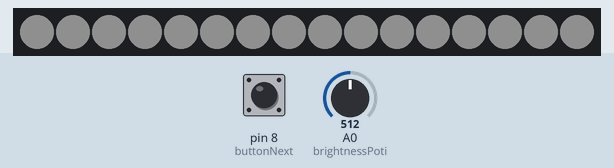
The sketch below on a simulated Arduino Uno, built with avr-gcc and run on an emulated ATmega328P. On the bench: 16 RGB LEDs in strip order, left to right. The test bench sets the inputs (shaded band); at power-on: A0 (brightnessPoti) = 512, pin 8 (buttonNext) LOW. Dim RGB values are drawn brighter than linear.

Above: at 1.2 s.
1.3 s: A0 (brightnessPoti) set to 39
2.8 s: A0 (brightnessPoti) set to 32
At 3.4 s:
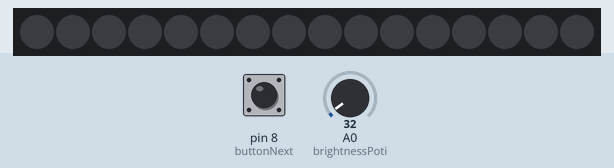
4.3 s: A0 (brightnessPoti) set to 511
At 5.4 s:
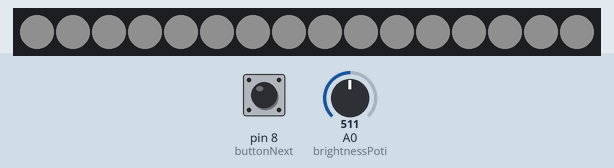
5.8 s: A0 (brightnessPoti) set to 22
At 6.3 s:
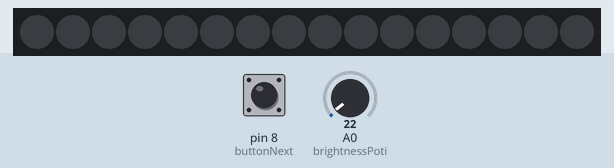
Timing chart, 0 to 8.3 s (numbered marks = the images above; inputs shaded):
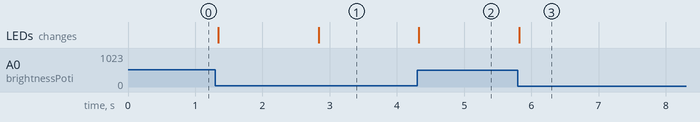

Measured:
- the behaviour switches between 35 and 34 on A0 (brightnessPoti) (found by bisection; images 0 and 1)
- after the input at 2.8 s, the LEDs: change at once (image 1)
- after the input at 4.3 s, the LEDs: change at once (image 2)
- after the input at 5.8 s, the LEDs: change at once (image 3)

The sketch:

Mondbeleuchtung.ino
```cpp
/*
    Basic Pin setup:
    ------------                                  ---u----
    ARDUINO   13|-> SCLK (pin 25)           OUT1 |1     28| OUT channel 0
              12|                           OUT2 |2     27|-> GND (VPRG)
              11|-> SIN (pin 26)            OUT3 |3     26|-> SIN (pin 11)
              10|-> BLANK (pin 23)          OUT4 |4     25|-> SCLK (pin 13)
               9|-> XLAT (pin 24)             .  |5     24|-> XLAT (pin 9)
               8|                             .  |6     23|-> BLANK (pin 10)
               7|                             .  |7     22|-> GND
               6|                             .  |8     21|-> VCC (+5V)
               5|                             .  |9     20|-> 2K Resistor -> GND
               4|                             .  |10    19|-> +5V (DCPRG)
               3|-> GSCLK (pin 18)            .  |11    18|-> GSCLK (pin 3)
               2|                             .  |12    17|-> SOUT
               1|                             .  |13    16|-> XERR
               0|                           OUT14|14    15| OUT channel 15
    ------------                                  --------

    -  Put the longer leg (anode) of the LEDs in the +5V and the shorter leg
         (cathode) in OUT(0-15).
    -  +5V from Arduino -> TLC pin 21 and 19     (VCC and DCPRG)
    -  GND from Arduino -> TLC pin 22 and 27     (GND and VPRG)
    -  digital 3        -> TLC pin 18            (GSCLK)
    -  digital 9        -> TLC pin 24            (XLAT)
    -  digital 10       -> TLC pin 23            (BLANK)
    -  digital 11       -> TLC pin 26            (SIN)
    -  digital 13       -> TLC pin 25            (SCLK)
    -  The 2K resistor between TLC pin 20 and GND will let ~20mA through each
       LED.  To be precise, it's I = 39.06 / R (in ohms).  This doesn't depend
       on the LED driving voltage.
    - (Optional): put a pull-up resistor (~10k) between +5V and BLANK so that
                  all the LEDs will turn off when the Arduino is reset.

    If you are daisy-chaining more than one TLC, connect the SOUT of the first
    TLC to the SIN of the next.  All the other pins should just be connected
    together:
        BLANK on Arduino -> BLANK of TLC1 -> BLANK of TLC2 -> ...
        XLAT on Arduino  -> XLAT of TLC1  -> XLAT of TLC2  -> ...
    The one exception is that each TLC needs it's own resistor between pin 20
    and GND.

    This library uses the PWM output ability of digital pins 3, 9, 10, and 11.
    Do not use analogWrite(...) on these pins.

    Alex Leone <acleone ~AT~ gmail.com>, 2009-02-03 */

#include <Tlc5940.h>

/* additional pins */
const int brightnessPoti = A0;
const int buttonPrev = 7;
const int buttonNext = 8;

const int maxChannel = 16 * NUM_TLCS;

int intensity = 0;
int buttonUpDnCounter = 0;  // counter for the number of button presses
//int buttonPrevState = 0;    // current state of the button previous
int buttonNextState = 0;    // current state of the button next
//int lastButtonPrevState = 0;    // current state of the button previous
int lastButtonNextState = 0;    // current state of the button next

int moonState = 0; // Beleuchtung

void setup() {
  Tlc.init();
  pinMode(brightnessPoti, INPUT);

  // initialize the button pins as inputs
  pinMode(buttonPrev, INPUT);
  pinMode(buttonNext, INPUT);

//  Serial.begin(9600);
}

void loop() {
  Tlc.clear();
  getBrightness();
  nextState();

  illuminateMoon();

  Tlc.update();
  delay(75);
}

void getBrightness() {;
  int sensorValue = analogRead(brightnessPoti); // get the sensor value
  intensity = map(sensorValue, 0, 1023, 0, 511); // map to TLC range
}

void nextState() {
  /*
  // read the button input pin
  buttonPrevState = digitalRead(buttonPrev);
  // compare the buttonState to its last state
  if (buttonPrevState != lastButtonPrevState) {
    // if the state has changed, decrement the counter
    if (buttonPrevState == HIGH) {
      // if the current state is HIGH then the button went from off to on
      buttonUpDnCounter--;
    }
  }
  // save the current state as the last state for next time through the loop
  lastButtonPrevState = buttonPrevState;
  */

  // read the button input pin
  buttonNextState = digitalRead(buttonNext);
  // compare the buttonState to its last state
  if (buttonNextState != lastButtonNextState) {
    // if the state has changed, increment the counter
    if (buttonNextState == HIGH) {
      // if the current state is HIGH then the button went from off to on
      buttonUpDnCounter++;
    }
  }
  // save the current state as the last state for next time through the loop
  lastButtonNextState = buttonNextState;
}

void illuminateMoon()
{
  boolean moonIncresing = (buttonUpDnCounter % 20) < 10;
  int linesToActivate = (buttonUpDnCounter % 10) + 1;
  int threshold;

  switch (linesToActivate) {
  case 10:
    threshold = 1;
    break;
  case 9:
    threshold = 4;
    break;
  case 8:
    threshold = 8;
    break;
  case 7:
    threshold = 12;
    break;
  case 6:
    threshold = 16;
    break;
  case 5:
    threshold = 20;
    break;
  case 4:
    threshold = 24;
    break;
  case 3:
    threshold = 28;
    break;
  case 2:
    threshold = 31;
    break;
  case 1:
    threshold = 32;
    break;
  default:;
  }
  threshold--;

  for (int channel = 0; channel < maxChannel; channel += 1) {
    if (moonIncresing) {
      // Newmoon and incresing
      if (channel < threshold) {
        Tlc.set(channel, intensity);
      }
    } else {
      // Fullmoon and decresing
      if (channel >= threshold) {
        Tlc.set(channel, intensity);
      }
    }
  }
}
```
